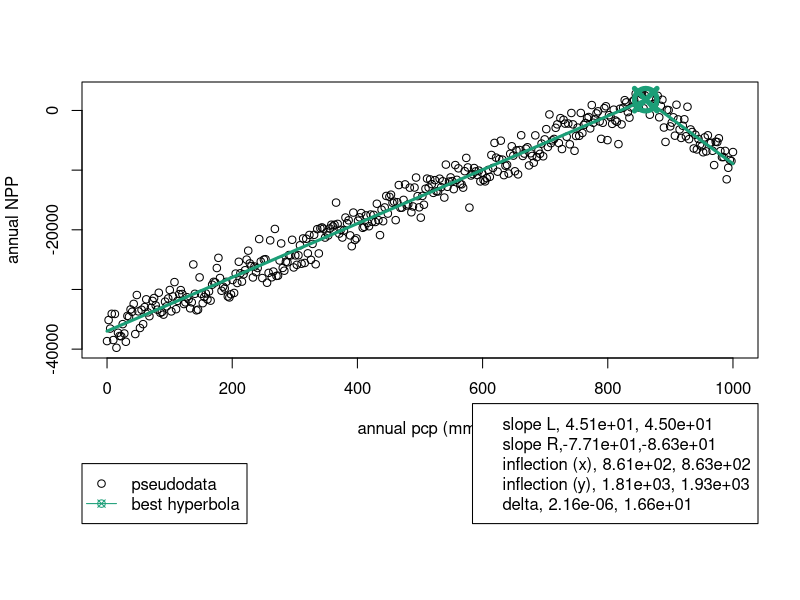
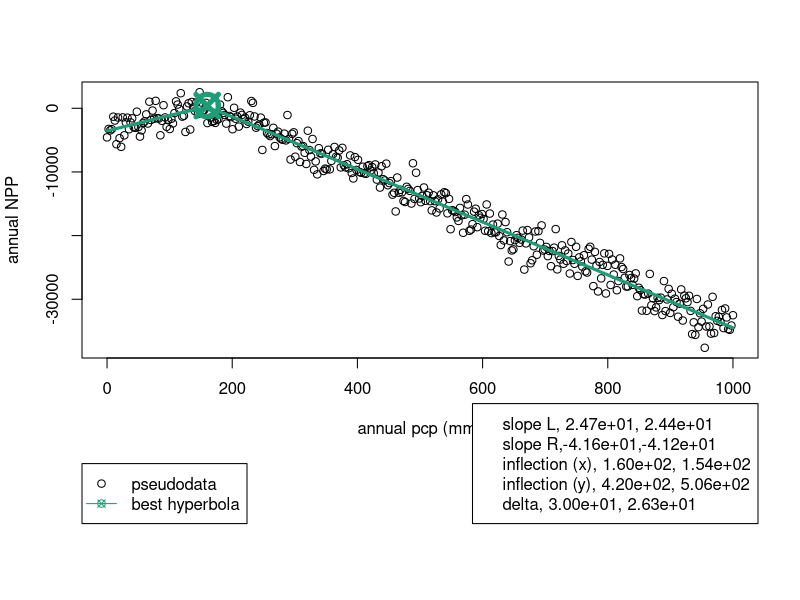
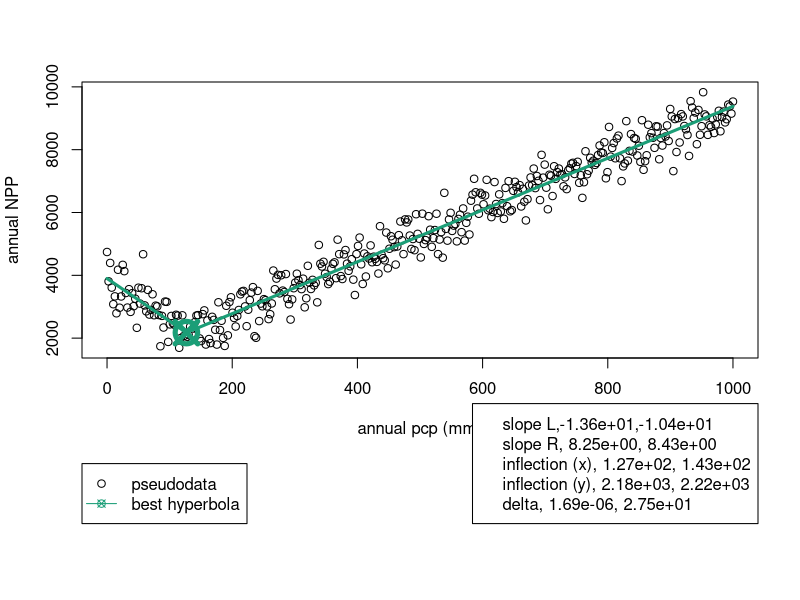
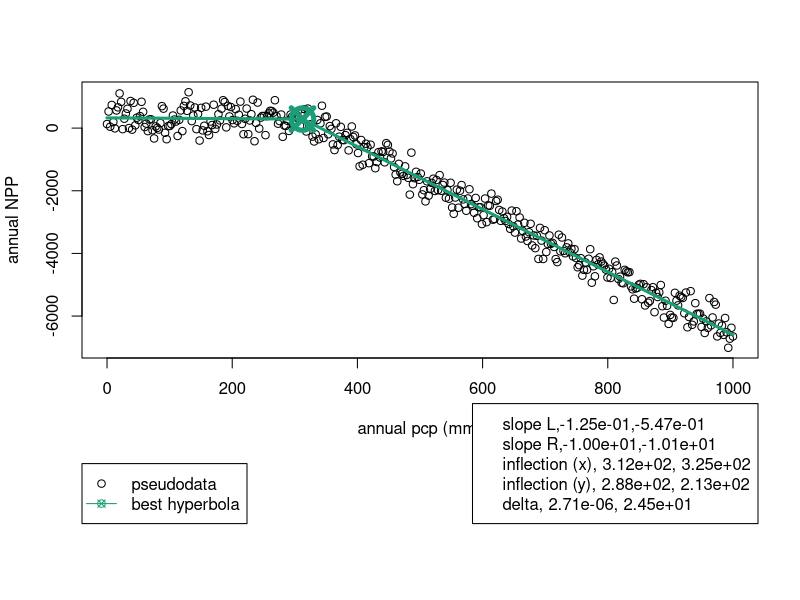
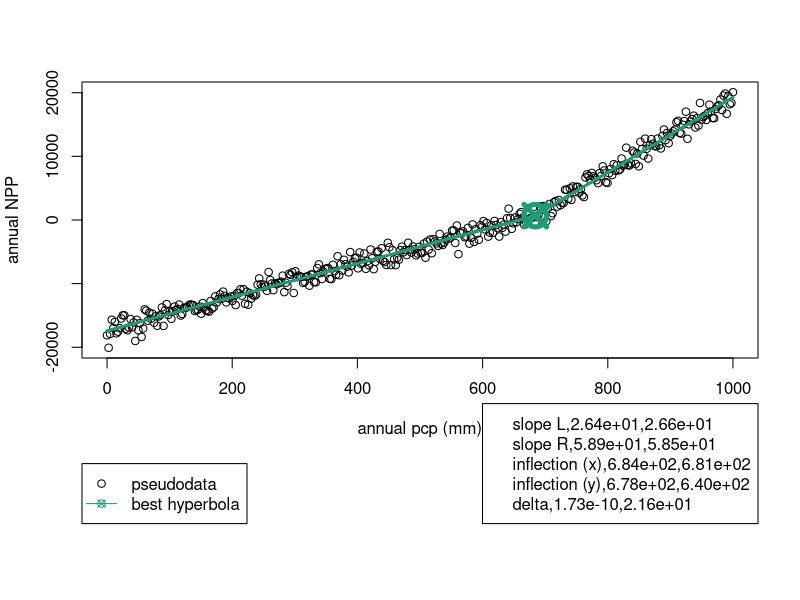
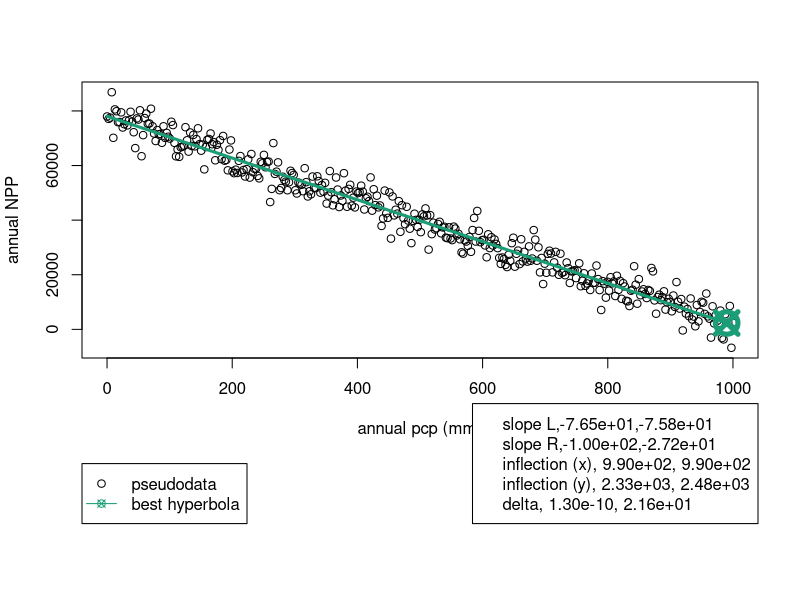
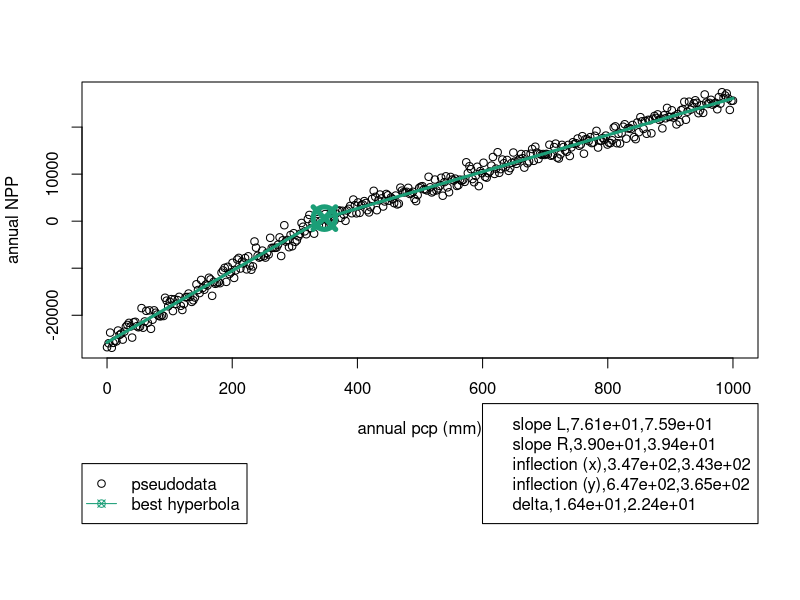
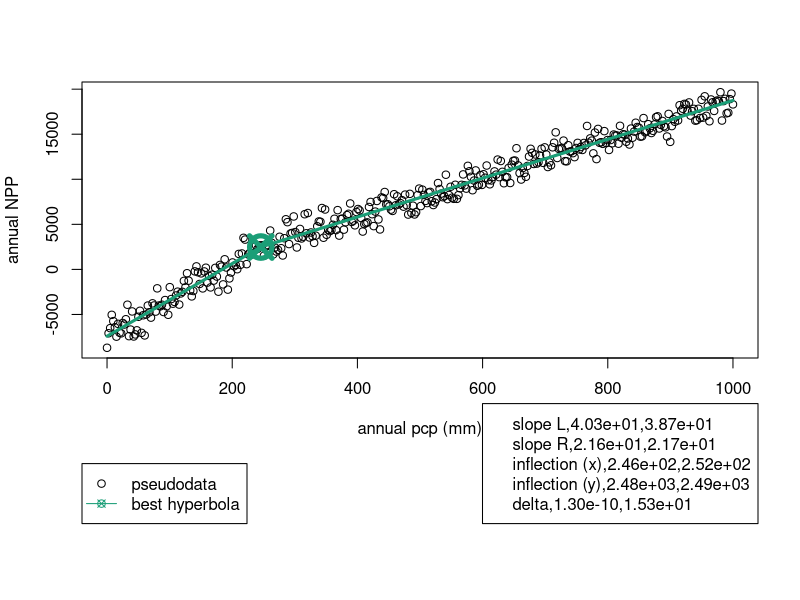

The R script that drew these images, in order:
library(DEoptim)

#==============================================================
##' calculates sum of squares of X.
##'
##' if there are no valid data points, return an arbitrary (and very
##' high) SSE. This is a little bit of a hack - it really ought to
##' return NA in that situation, but it can"t return NA, because the
##' DEoptim implementation of DE requires that the optimized function
##' return a non-NA scalar.
##' @title calculate sum of squares
##' @param x values for which to calculate sum of squares
##' @return sum of squares of x
##' @author Timothy W. Hilton
getSSE <- function(x) {


  if (length(which(!is.na(x))) == 0) return(1e20)
  else return(sum( x^2, na.rm=TRUE))
}

WB_hyperbola <- function(x, theta_1, theta_2, x_0, beta_0, delta)
{
    ## Purpose: implement the rotated hyperbola of Watts & Bacon (1974)
    ##
    ##
    ## from Watts and Bacon (1974):
    ## (i) the dependent variable y is a single valued function of the
    ##     independent variable x
    ## (ii) the left asymptote has slope theta_1
    ## (iii) the right asymptote has slope theta_2
    ## (iv) the asymptotes intersect at the point (x_0, beta_0),
    ## (v) the radius of curvature at x = x_0, is proproportional to a
    ##     quantity delta
    ##
    ## ----------------------------------------------------------------------
    ## Arguments:
    ## ----------------------------------------------------------------------
    ## Author: Timothy W. Hilton, Date: 18 Nov 2016, 13:39

    beta_1 <- (theta_1 + theta_2) / 2.0
    beta_2 <- (theta_2 - theta_1) / 2.0
    y <- beta_0 + beta_1*(x - x_0) + beta_2 * sqrt((x - x_0)^2 + (delta^2)/4)
    return(y)
}

WB_hyperbola_SSE <- function(pars, pcp, npp_obs) {
    ## Purpose: evaluate sum of squared errors (SSE) for WB_hyperbola()
    ## ----------------------------------------------------------------------
    ## Arguments:
    ##    pars: parmeter vector.  in order, [x, theta_1, theta_2, x_0, beta_0]
    ## ----------------------------------------------------------------------
    ## Author: Timothy W. Hilton, Date: 18 Nov 2016, 13:58

    npp_est <- WB_hyperbola(pcp, pars[[1]], pars[[2]], pars[[3]], pars[[4]], pars[[5]])
    res <- npp_obs - npp_est
    sse <- getSSE(res)
    ## cat('SSE:', sse, '\n')
    return(sse)
}

generate_pseudodata <- function(pcp, lower, upper, n) {
    ## generate random hyperbola parameters within specified bounds
    pars <- mapply(function(LB, UB, n){runif(n, LB, UB)},
                   lower, upper, MoreArgs = list(n=n))
    pars <- as.data.frame(t(pars))
    ## generate hyperbola from the random parameters
    data <- lapply(pars, function(pars, pcp){
        WB_hyperbola(pcp,
                     pars[[1]], pars[[2]], pars[[3]],
                     pars[[4]], pars[[5]])
    },
                   pcp=pcp)
    ## add some noise to the psuedodata
    data <- lapply(data, function(x) return(x + rnorm(length(x), sd = max(abs(x)) / 20.0)))
    return(list(pars=pars, data=data))
}

fit_WB_hyperbola<- function(pcp, npp, upper, lower, ctl)
{
    ## Purpose:
    ## ----------------------------------------------------------------------
    ## Arguments:
    ## ----------------------------------------------------------------------
    ## Author: Timothy W. Hilton, Date: 21 Nov 2016, 12:30
    r <- DEoptim(fn=WB_hyperbola_SSE, lower=lower, upper=upper, control=ctl, pcp, npp)
    return(r)
}

plot_pd_fit <- function(pcp, npp_pd, pd_pars, fit)
{
    ## Purpose:
    ## ----------------------------------------------------------------------
    ## Arguments:
    ## ----------------------------------------------------------------------
    ## Author: Timothy W. Hilton, Date: 21 Nov 2016, 12:38
    pars <- fit[['optim']][['bestmem']]
    npp_mod <- WB_hyperbola(pcp, pars[[1]], pars[[2]], pars[[3]], pars[[4]], pars[[5]])
    par(mar=c(12.1, 4.1, 4.1, 2.1), xpd=TRUE)
    plot(pcp, npp_pd, ylab='annual NPP', xlab='annual pcp (mm)')
    points(pcp, npp_mod, type='l', lwd=3, col='#1b9e77')
    points(pars[[3]], pars[[4]], pch=13, col='#1b9e77', cex=3.0, lwd=5.0)
    ##
    legend(x='bottomleft',
           legend=c('pseudodata', 'best hyperbola'),
           col=c('black', '#1b9e77'),
           lty=c(0, 1), pch=c(1, 13),
           inset=c(0.0, -0.6))
    ##
    df_pars <- data.frame(fit=fit[['optim']][['bestmem']], pseudo=pd_pars)
    df_pars[['par']] <- c('slope L', 'slope R', 'inflection (x)', 'inflection (y)', 'delta')
    df_pars <- df_pars[c('par', 'fit', 'pseudo')]
    leg_text <- apply(format(df_pars, digits=3, scientific=TRUE), 1,
                      function(x) paste(x, collapse=','))
    legend(x='bottomright',
           inset=c(0.0, -0.6),
           legend=leg_text)
}


ndata <- 400
pcp <- seq(0, 1000, length.out=ndata)
theta_1 <- 0.4
theta_2 <- 0.3
x_0 <- 500
beta_0 <- 450
delta <- 10
npp_obs <- WB_hyperbola(pcp, theta_1, theta_2, x_0, beta_0, delta) + rnorm(ndata, sd=5)

ctl <- DEoptim.control(itermax=1e3, trace=500, strategy=1)
lower <- c(-100, -100, 0, 0, 1e-10)
upper <- c(100, 100, 1000, 3000, 30)
## r <- DEoptim(fn=WB_hyperbola_SSE, lower=lower, upper=upper, control=ctl, pcp, npp_obs)
## pars <- r[['optim']][['bestmem']]
## npp_mod <- WB_hyperbola(pcp, pars[[1]], pars[[2]], pars[[3]], pars[[4]], pars[[5]])

n_pseudo <- 100
pd <- generate_pseudodata(pcp, lower, upper, n_pseudo)
fits <- lapply(pd[['data']], fit_WB_hyperbola, pcp=pcp, lower=lower, upper=upper, ctl=ctl)
pdf(file='pseudodata.pdf')
for (i in seq(1, n_pseudo)){
    plot_pd_fit(pcp=pcp, npp_pd=pd[['data']][[i]], pd_pars=pd[['pars']][[i]], fit=fits[[i]])
}
dev.off()

## pdf(file='pseudodata.pdf')
## for (i in seq(1, n_pseudo)){
##     plot(pcp, pd[['data']][[i]])
## }
## dev.off()



## SSE_correct <- WB_hyperbola_SSE(list(theta_1, theta_2, x_0, beta_0, delta),
##                                 pcp, npp_obs)
## plot(pcp, npp_obs, xlim=c(-100, 3000), ylim=c(-100, 3000))
## points(pcp, npp_mod, pch='*', col='red')
